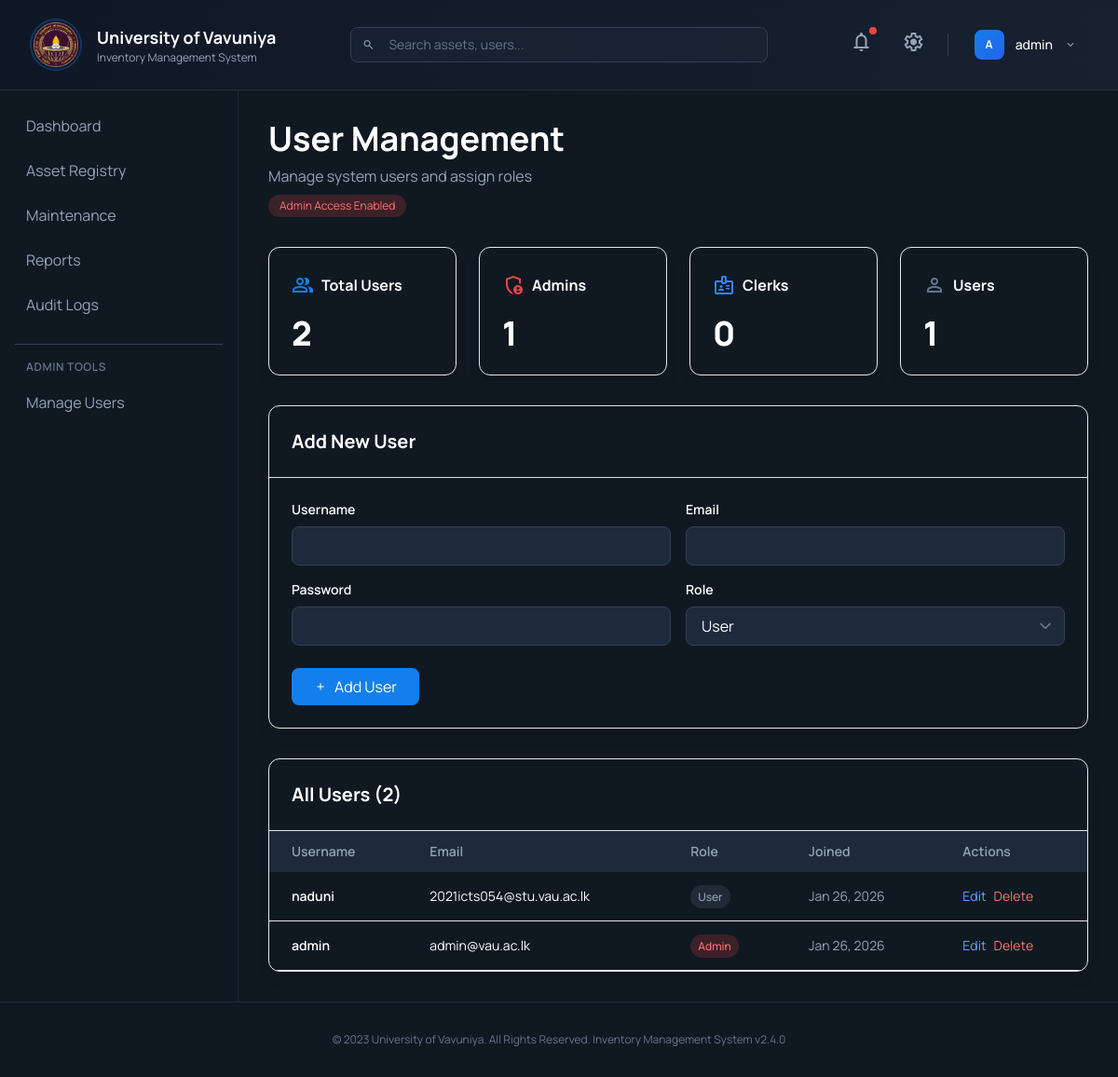
The page /user_management.php (signed in) on the database its author committed.
### tables this page shows
CREATE TABLE `users` (
  `id` int(11) NOT NULL,
  `username` varchar(255) NOT NULL,
  `email` varchar(255) NOT NULL,
  `password` varchar(255) NOT NULL,
  `role` enum('admin','clerk','user') DEFAULT 'user',
  `department` varchar(255) DEFAULT NULL,
  `status` enum('active','inactive') DEFAULT 'active',
  `created_at` timestamp NOT NULL DEFAULT current_timestamp()
);

### user_management.php (the view, shortened to what this page needs)
<?php
include 'config.php';
$is_admin = isset($_SESSION['role']) && $_SESSION['role'] == 'admin';
include 'header.php';
include 'sidebar.php';
$result = $conn->query("SELECT id, username, email, role, created_at FROM users ORDER BY created_at DESC");
$total_users = $result->num_rows;
$stats = $conn->query("SELECT role, COUNT(*) as count FROM users GROUP BY role");
$stat_data = [];
while ($row = $stats->fetch_assoc()) {
    $stat_data[$row['role']] = $row['count'];
}
?>
<main class="flex-1 p-8 overflow-y-auto bg-background-dark">
    <div class="mb-8">
        <h1 class="text-4xl font-bold text-white mb-2">User Management</h1>
        <p class="text-slate-400">Manage system users and assign roles</p>
        <?php if ($is_admin): ?>
            <span class="inline-block mt-2 px-3 py-1 rounded-full text-xs bg-red-500/20 text-red-400">Admin Access Enabled</span>
        <?php else: ?>
            <span class="inline-block mt-2 px-3 py-1 rounded-full text-xs bg-slate-500/20 text-slate-400">View Only</span>
        <?php endif; ?>
    </div>
    <div class="grid grid-cols-1 md:grid-cols-4 gap-6 mb-8">
        <div class="bg-surface p-6 rounded-xl border border-border-slate shadow-lg">
            <div class="flex items-center gap-2 mb-4">
                <span class="material-symbols-outlined text-primary text-2xl">people</span>
                <h4 class="font-bold text-white">Total Users</h4>
            </div>
            <h2 class="text-4xl font-extrabold text-white"><?php echo $total_users; ?></h2>
        </div>
        <div class="bg-surface p-6 rounded-xl border border-border-slate shadow-lg">
            <div class="flex items-center gap-2 mb-4">
                <span class="material-symbols-outlined text-red-500 text-2xl">admin_panel_settings</span>
                <h4 class="font-bold text-white">Admins</h4>
            </div>
            <h2 class="text-4xl font-extrabold text-white"><?php echo $stat_data['admin'] ?? 0; ?></h2>
        </div>
        <div class="bg-surface p-6 rounded-xl border border-border-slate shadow-lg">
            <div class="flex items-center gap-2 mb-4">
                <span class="material-symbols-outlined text-blue-500 text-2xl">badge</span>
                <h4 class="font-bold text-white">Clerks</h4>
            </div>
            <h2 class="text-4xl font-extrabold text-white"><?php echo $stat_data['clerk'] ?? 0; ?></h2>
        </div>
        <div class="bg-surface p-6 rounded-xl border border-border-slate shadow-lg">
            <div class="flex items-center gap-2 mb-4">
                <span class="material-symbols-outlined text-slate-500 text-2xl">person</span>
                <h4 class="font-bold text-white">Users</h4>
            </div>
            <h2 class="text-4xl font-extrabold text-white"><?php echo $stat_data['user'] ?? 0; ?></h2>
        </div>
    </div>
    <?php if ($is_admin): ?>
    <div class="bg-surface rounded-xl border border-border-slate shadow-lg overflow-hidden mb-8">
        <div class="p-6 border-b border-border-slate">
            <h2 class="text-xl font-bold text-white">Add New User</h2>
        </div>
        <form method="POST" class="p-6">
            <div class="grid grid-cols-1 md:grid-cols-2 gap-4 mb-6">
                <div>
                    <label class="block text-sm font-semibold text-white mb-2">Username</label>
                    <input type="text" name="username" required
                        class="w-full px-4 py-2 rounded-lg bg-slate-800 text-white placeholder-slate-500 border border-slate-700 focus:outline-none focus:border-primary">
                </div>
                <div>
                    <label class="block text-sm font-semibold text-white mb-2">Email</label>
                    <input type="email" name="email" required
                        class="w-full px-4 py-2 rounded-lg bg-slate-800 text-white placeholder-slate-500 border border-slate-700 focus:outline-none focus:border-primary">
                </div>
                <div>
                    <label class="block text-sm font-semibold text-white mb-2">Password</label>
                    <input type="password" name="password" required
                        class="w-full px-4 py-2 rounded-lg bg-slate-800 text-white placeholder-slate-500 border border-slate-700 focus:outline-none focus:border-primary">
                </div>
                <div>
                    <label class="block text-sm font-semibold text-white mb-2">Role</label>
                    <select name="role" required
                        class="w-full px-4 py-2 rounded-lg bg-slate-800 text-white border border-slate-700 focus:outline-none focus:border-primary">
                        <option value="user">User</option>
                    </select>
                </div>
            </div>
            <button type="submit" class="px-6 py-2 bg-primary text-white rounded-lg hover:bg-opacity-90 transition flex items-center gap-2">
                <span class="material-symbols-outlined text-sm">add</span>
                Add User
            </button>
        </form>
    </div>    <?php endif; ?>
    <div class="bg-surface rounded-xl border border-border-slate shadow-lg overflow-hidden">
        <div class="p-6 border-b border-border-slate">
            <h2 class="text-xl font-bold text-white">All Users (<?php echo $total_users; ?>)</h2>
        </div>
        <div class="overflow-x-auto">
            <table class="w-full text-left text-sm">
                <thead class="bg-slate-800 text-slate-400 sticky top-0">
                    <tr>
                        <th class="px-6 py-3 font-semibold">Username</th>
                        <th class="px-6 py-3 font-semibold">Email</th>
                        <th class="px-6 py-3 font-semibold">Role</th>
                        <th class="px-6 py-3 font-semibold">Joined</th>
                        <th class="px-6 py-3 font-semibold">Actions</th>
                    </tr>
                </thead>
                <tbody class="text-white">
                    <?php while ($row = $result->fetch_assoc()): ?>
                        <tr class="border-b border-border-slate hover:bg-slate-800/50 transition-colors">
                            <td class="px-6 py-4 font-semibold"><?php echo htmlspecialchars($row['username']); ?></td>
                            <td class="px-6 py-4"><?php echo htmlspecialchars($row['email']); ?></td>
                            <td class="px-6 py-4">
                                <span class="px-2 py-1 rounded-full text-xs font-medium
                                <?php
                                if ($row['role'] == 'admin') echo 'bg-red-500/20 text-red-400';
                                elseif ($row['role'] == 'clerk') echo 'bg-blue-500/20 text-blue-400';
                                else echo 'bg-slate-500/20 text-slate-400';
                                ?>">
                                    <?php echo ucfirst($row['role']); ?>
                                </span>
                            </td>
                            <td class="px-6 py-4 text-slate-400"><?php echo date('M d, Y', strtotime($row['created_at'])); ?></td>
                            <td class="px-6 py-4 flex gap-2">
                                <?php if ($is_admin): ?>
                                    <a href="edit_user.php?id=<?php echo $row['id']; ?>" class="text-blue-400 hover:text-blue-300 text-sm">Edit</a>
                                    <a href="delete_user.php?id=<?php echo $row['id']; ?>" class="text-red-400 hover:text-red-300 text-sm" onclick="return confirm('Are you sure?')">Delete</a>
                                <?php else: ?>
                                    <span class="text-slate-500 text-sm">View Only</span>
                                <?php endif; ?>
                            </td>
                        </tr>
                    <?php endwhile; ?>
                </tbody>
            </table>
        </div>
    </div>
</main>
<?php include 'footer.php'; ?>

### header.php (shortened to what this page needs)
<!DOCTYPE html>
<html class="dark" lang="en">
<head>
    <script src="https://cdn.tailwindcss.com?plugins=forms,container-queries"></script>
    <script id="tailwind-config">
        tailwind.config = {
            darkMode: "class",
            theme: {
                extend: {
                    colors: {
                        "primary": "#137fec",
                        "background-light": "#f6f7f8",
                        "background-dark": "#101922",
                    },
                    fontFamily: {
                        "display": ["Manrope"]
                    },
                    borderRadius: {
                        "DEFAULT": "0.25rem",
                        "lg": "0.5rem",
                        "xl": "0.75rem",
                        "full": "9999px"
                    },
                },
            },
        }
    </script>
</head>
<body class="bg-background-light dark:bg-background-dark font-display text-white overflow-hidden flex flex-col h-screen">
    <header class="border-b border-slate-700/50 bg-gradient-to-r from-slate-900/50 to-slate-800/50 backdrop-blur-sm px-8 py-4 flex-shrink-0 sticky top-0 z-40">
        <div class="flex items-center justify-between h-16">
            <div class="flex items-center gap-4">
                <div class="flex items-center justify-center w-14 h-14 rounded-full border-2 border-primary/30 bg-slate-900/50">
                    <img src="assets/uov-logo.png" alt="University of Vavuniya" class="w-12 h-12 object-contain" onerror="this.style.display='none'">
                </div>
                <div>
                    <h1 class="text-lg font-bold text-white">University of Vavuniya</h1>
                    <p class="text-xs text-slate-400">Inventory Management System</p>
                </div>
            </div>
            <div class="flex-1 max-w-md mx-8">
                <div class="relative">
                    <span class="material-symbols-outlined absolute left-3 top-1/2 -translate-y-1/2 text-slate-400 text-sm">search</span>
                    <input type="text" placeholder="Search assets, users..."
                        class="w-full pl-10 pr-4 py-2 rounded-lg bg-slate-800/50 border border-slate-700 text-white placeholder-slate-500 focus:outline-none focus:border-primary/50 focus:ring-1 focus:ring-primary/30 transition-all text-sm">
                </div>
            </div>
            <div class="flex items-center gap-4">
                <button class="relative p-2 rounded-lg hover:bg-slate-700/50 transition-colors group">
                    <span class="material-symbols-outlined text-slate-400 group-hover:text-white transition-colors">notifications</span>
                    <span class="absolute top-1 right-1 w-2 h-2 bg-red-500 rounded-full"></span>
                </button>
                <button class="p-2 rounded-lg hover:bg-slate-700/50 transition-colors group">
                    <span class="material-symbols-outlined text-slate-400 group-hover:text-white transition-colors">settings</span>
                </button>
                <div class="relative group">
                    <button class="flex items-center gap-3 px-3 py-2 rounded-lg hover:bg-slate-700/50 transition-colors">
                        <div class="w-8 h-8 rounded-lg bg-gradient-to-br from-primary to-blue-600 flex items-center justify-center">
                            <span class="text-xs font-bold">
                                <?php
                                if (isset($_SESSION['user_id'])) {
                                    global $conn;
                                    $stmt = $conn->prepare("SELECT username FROM users WHERE id = ?");
                                    $stmt->bind_param("i", $_SESSION['user_id']);
                                    $stmt->execute();
                                    $result = $stmt->get_result();
                                    $user = $result->fetch_assoc();
                                    echo isset($user['username']) ? strtoupper(substr($user['username'], 0, 1)) : 'U';
                                } else {
                                    echo 'G';
                                }
                                ?>
                            </span>
                        </div>
                        <span class="text-sm font-medium hidden sm:inline">
                            <?php
                            if (isset($_SESSION['user_id'])) {
                                echo isset($user['username']) ? htmlspecialchars($user['username']) : 'User';
                            } else {
                                echo 'Guest';
                            }
                            ?>
                        </span>
                        <span class="material-symbols-outlined text-sm text-slate-400 group-hover:text-white transition-colors">expand_more</span>
                    </button>
                </div>
            </div>
        </div>
    </header>
    <div class="flex flex-1 overflow-hidden">

### rows shown on the page
users: username "A", username "admin", email "admin@vau.ac.lk", role "Admin", created_at "Jan 26, 2026"
users: username "naduni", email "2021icts054@stu.vau.ac.lk", role "User", created_at "Jan 26, 2026"

### other values the page prints
$total_users "2"
$stat_data['admin'] "1"
$stat_data['clerk'] "0"
$stat_data['user'] "1"
